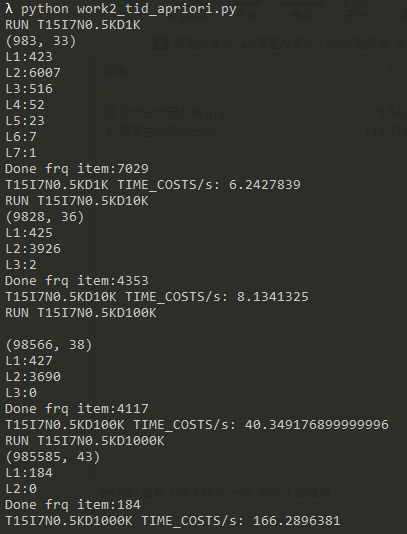
#> input picture Big_Data_Analysis/work2 Apriori/螢幕擷取畫面 2021-06-08 112450.png, 407 x 534 px, given in place of me.bmp, which was not available
$ jupyter execute --allow-errors DBSCAN.ipynb
#> lines starting #> are read from the running program, lines starting #| are printed output that depends on the picture
[cell 1]
from google.colab import files
uploaded=files.upload()
#> the answer given: 螢幕擷取畫面 2021-06-08 112450.png

[cell 2]
from PIL import Image
import numpy as np
from sklearn.cluster import DBSCAN
from sklearn import datasets
import matplotlib.pyplot as plt
import math
from tqdm import tqdm, trange
img = Image.open("me.bmp")
#> img is the input picture: PIL image 407x534 RGBA; mean R, G, B, A 51.4, 52.3, 46.3, 255
img = img.rotate(-90, expand=True)
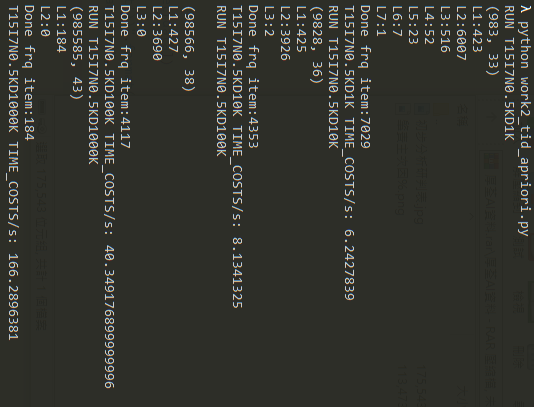
#> img: PIL image 534x407 RGBA; mean R, G, B, A 51.4, 52.3, 46.3, 255
clusterArray=[]
imgArray=np.array(img)#圖片轉nparray
# [4 lines of commented-out code are left out]
#> (the rest of this cell did not finish here and is left out)


$ run again, on Big_Data_Analysis/work2 Apriori/螢幕擷取畫面 2021-06-08 122844.png
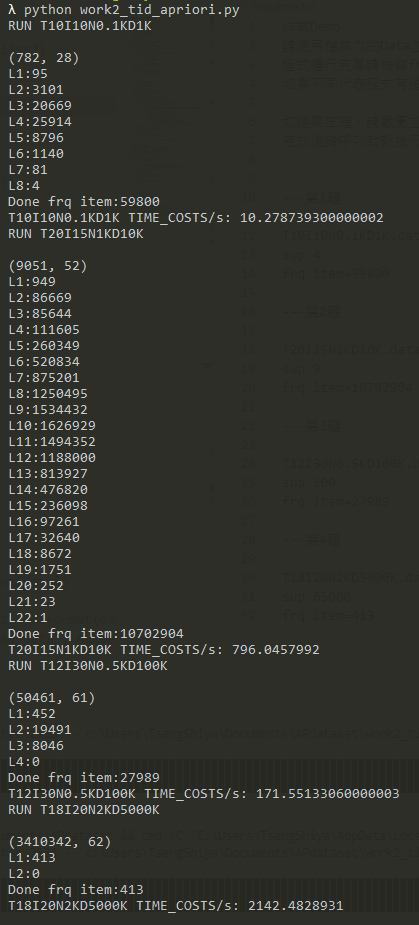
#> input picture Big_Data_Analysis/work2 Apriori/螢幕擷取畫面 2021-06-08 122844.png, 419 x 925 px, given in place of me.bmp, which was not available
#> img is the input picture: PIL image 419x925 RGBA; mean R, G, B, A 50.1, 51, 44.4, 255
#> `img = img.rotate(-90, expand=True)`:
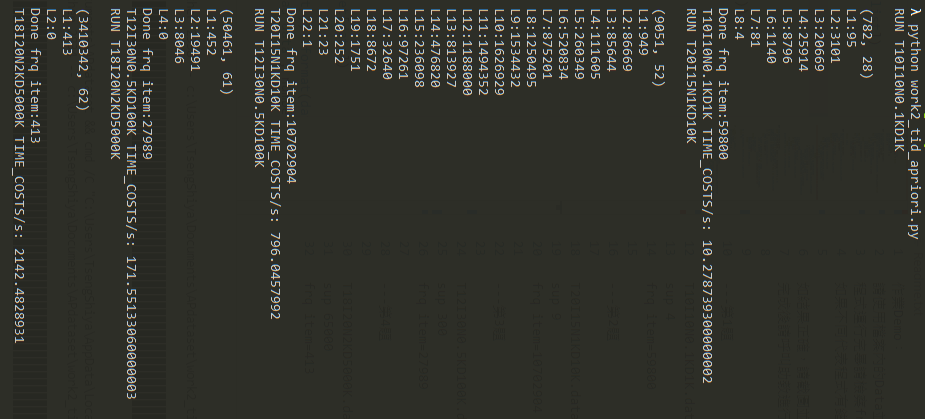
#> img: PIL image 925x419 RGBA; mean R, G, B, A 50.1, 51, 44.4, 255
